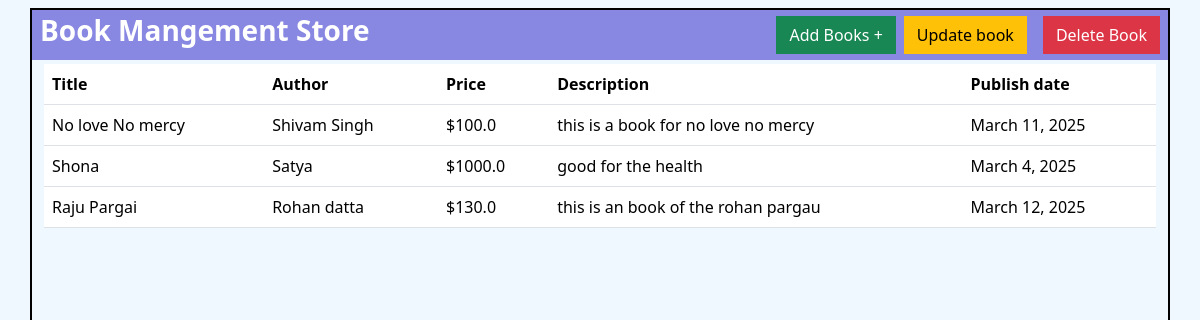
The app's page /index/ with its own data.
### books/models.py (models this page shows, shortened)
class NewBook(models.Model):
    title=models.CharField(max_length=1000)
    author=models.CharField(max_length=100)
    price =models.FloatField()
    description = models.TextField(blank=True, null=True)
    publish_date=models.DateField()

### books/views.py (the view)
# urls.py: path("index/",index_view)
def index_view(req):
    books= NewBook.objects.all()
    if req.method=='POST':
        form =NewBookForm(req.POST)
        if form.is_valid():
            form.save()
            return render(req,'index.html')
    else:
        form =NewBookForm()
    return render(req,'index.html',{'books':books})

### templates/index.html (shortened to what this page needs)
{% load static %}
<!DOCTYPE html>
<html lang="en">
  <head>
    <link
      href="https://cdn.jsdelivr.net/npm/bootstrap@5.3.3/dist/css/bootstrap.min.css"
      rel="stylesheet"
    />
    <link rel="stylesheet" href="{% static 'css/index.css' %}" />
  </head>
  <body>
    <div class="container-fluid main-container p-2">
      <div class="container child-container p-0">
        <header class="header">
          <div class="row h-100">
            <div class="col-md-6 d-flex align-items-center">
              <h3 class="ms-2">Book Mangement Store</h3>
            </div>
            <div class="col-md-6 d-flex justify-content-end align-items-center">
              <button
                class="btn btn-success rounded-0"
                data-bs-toggle="modal"
                data-bs-target="#exampleModal"
              >
                Add Books +
              </button>
              <button
                class="btn btn-warning rounded-0 ms-2 me-2"
                data-bs-toggle="modal"
                data-bs-target="#exampleModal"
              >
                Update book
              </button>
              <button
                class="btn btn-danger rounded-0 ms-2 me-2"
                data-bs-toggle="modal"
                data-bs-target="#exampleModal"
              >
                Delete Book
              </button>
            </div>
          </div>
        </header>
        <div class="container mt-1">
          <table class="table">
            <thead>
              <tr>
                <th scope="col">Title</th>
                <th scope="col">Author</th>
                <th scope="col">Price</th>
                <th scope="col">Description</th>
                <th scope="col">Publish date</th>
              </tr>
            </thead>
            <tbody>
              {% for book in books %}
              <tr>
                <td>{{ book.title }}</td>
                <td>{{ book.author }}</td>
                <td>${{ book.price }}</td>
                <td>{{ book.description }}</td>
                <td>{{ book.publish_date }}</td>
              </tr>
              {% empty %}
              <tr>
                <td colspan="6" style="text-align: center">No books found</td>
              </tr>
              {% endfor %}
            </tbody>
          </table>
        </div>
      </div>
    </div>
  </body>
</html>

### static/css/index.css (style rules this page uses)
.main-container { height: 100vh; background-color: aliceblue; }
.child-container { height: 100%; border: 2px solid black; }
.header { height: 50px; background-color: rgb(136, 136, 227); }
h3 { font-weight: bold; color: white; }

### records on screen
NewBook: title "No love No mercy", author "Shivam Singh", price "100.0", description "this is a book for no love no mercy", publish_date "March 11, 2025"
NewBook: title "Shona", author "Satya", price "1000.0", description "good for the health", publish_date "March 4, 2025"
NewBook: title "Raju Pargai", author "Rohan datta", price "130.0", description "this is an book of the rohan pargau", publish_date "March 12, 2025"
